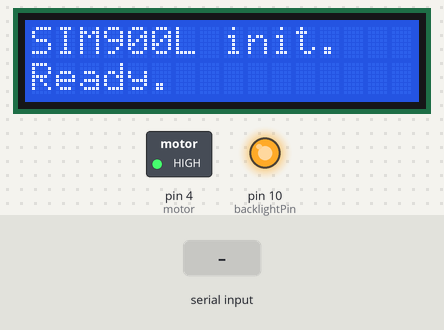
The sketch below on a simulated Arduino Uno, built with avr-gcc and run on an emulated ATmega328P. Parts: 16×2 character LCD, switched loads named in the sketch (green lamp = pin HIGH), output pins drawn as LEDs (lit = HIGH). Inputs (shaded band) come from the test bench. The modem accepts every AT command (registered, SIM ready, sends succeed) and sends nothing else; what the sketch prints to the serial monitor is not drawn.

Above: at 7.8 s.
7.9 s: "credited" received over the second serial link
At 10.1 s:
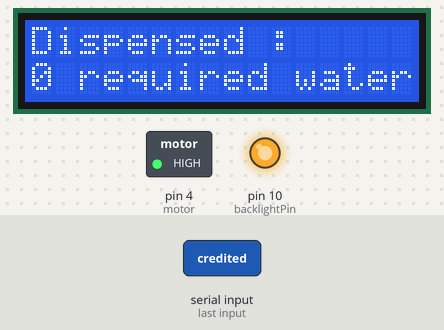
10.4 s: "debited" received over the second serial link
At 12.0 s:
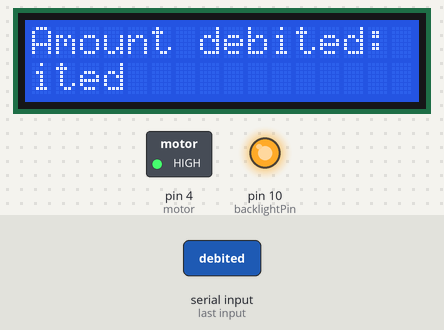
Timing chart, 0 to 13.5 s (numbered marks = the images above; inputs shaded):
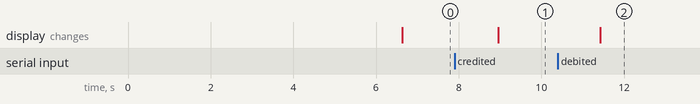

Measured:
- after the input at 7.9 s, the display: changes after 1.1 s (image 1)
- after the input at 10.4 s, the display: changes after 1.0 s (image 2)

The sketch:

UPI__BASED_2.ino
```cpp
#include <SoftwareSerial.h>
#include <LiquidCrystal_I2C.h>

// SIM900L connections
#define SIM900L_TX_PIN 7
#define SIM900L_RX_PIN 8

SoftwareSerial sim900l(SIM900L_TX_PIN, SIM900L_RX_PIN);
int amt = 0;
int litre_per_rupee = 1;
int time_per_litre = 10;

int motor = 4;

LiquidCrystal_I2C lcd(0x27, 16, 2); // Change the LCD address if necessary

// LCD backlight control pins
int backlightPin = 10;
int backlightBrightness = 255; // Adjust the backlight brightness (0-255)

void setup() {
  Serial.begin(9600);
  sim900l.begin(9600);
  pinMode(motor, OUTPUT);
  digitalWrite(motor, HIGH);

  // Initialize LCD
  lcd.begin(16, 2);
  lcd.print("SIM900L init.");

  // Initialize backlight pin
  pinMode(backlightPin, OUTPUT);
  analogWrite(backlightPin, backlightBrightness); // Set backlight brightness

  // Initialize SIM900L
  delay(2000);
  sim900l.println("AT"); // AT test command
  updateSerial();
  delay(1000);
  sim900l.println("AT+CMGF=1");  // Set SMS mode to text
  updateSerial();
  delay(1000);
  sim900l.println("AT+CNMI=1,2,0,0,0");  // Enable SMS notifications
  updateSerial();
  delay(1000);

  lcd.clear();
  lcd.print("SIM900L init.");
  lcd.setCursor(0, 1);
  lcd.print("Ready.");
}

void loop() {
  if (sim900l.available()) {
    String message = sim900l.readString();
    Serial.println(message);

    if (message.indexOf("credited") != -1) {
      int startIndex = message.indexOf("Rs") + 3;
      int endIndex = message.indexOf(" on");
      String amount = message.substring(startIndex, endIndex);
      amt = amount.toInt();
      Serial.print("Amt received: ");
      Serial.println(amt);

      lcd.clear();
      lcd.print("Amount received:");
      lcd.setCursor(0, 1);
      lcd.print(amount);

      water_dispense();
    } else if (message.indexOf("debited") != -1) {
      int startIndex = message.indexOf("INR") + 4;
      int endIndex = message.indexOf(".00");
      String amount = message.substring(startIndex, endIndex);
      amt = amount.toInt();
      Serial.print("Amt debited: ");
      Serial.println(amt);

      lcd.clear();
      lcd.print("Amount debited:");
      lcd.setCursor(0, 1);
      lcd.print(amount);

      // Handle debited amount, if necessary
    }
  }
}

void updateSerial() {
  delay(500);
  while (Serial.available()) {
    sim900l.write(Serial.read());
  }
  while (sim900l.available()) {
    Serial.write(sim900l.read());
  }
}

void water_dispense() {
  Serial.println("Water ready to dispense");
  digitalWrite(motor, LOW);
  for (int i = time_per_litre * amt; i > 0; i--) {
    delay(100);
    Serial.println(i);
  }
  digitalWrite(motor, HIGH);
  Serial.println("Water dispensed.");

  lcd.clear();
  lcd.print("Dispensed : ");
  lcd.setCursor(0, 1);
  lcd.print(amt);
  lcd.print(" required water");
}
```
